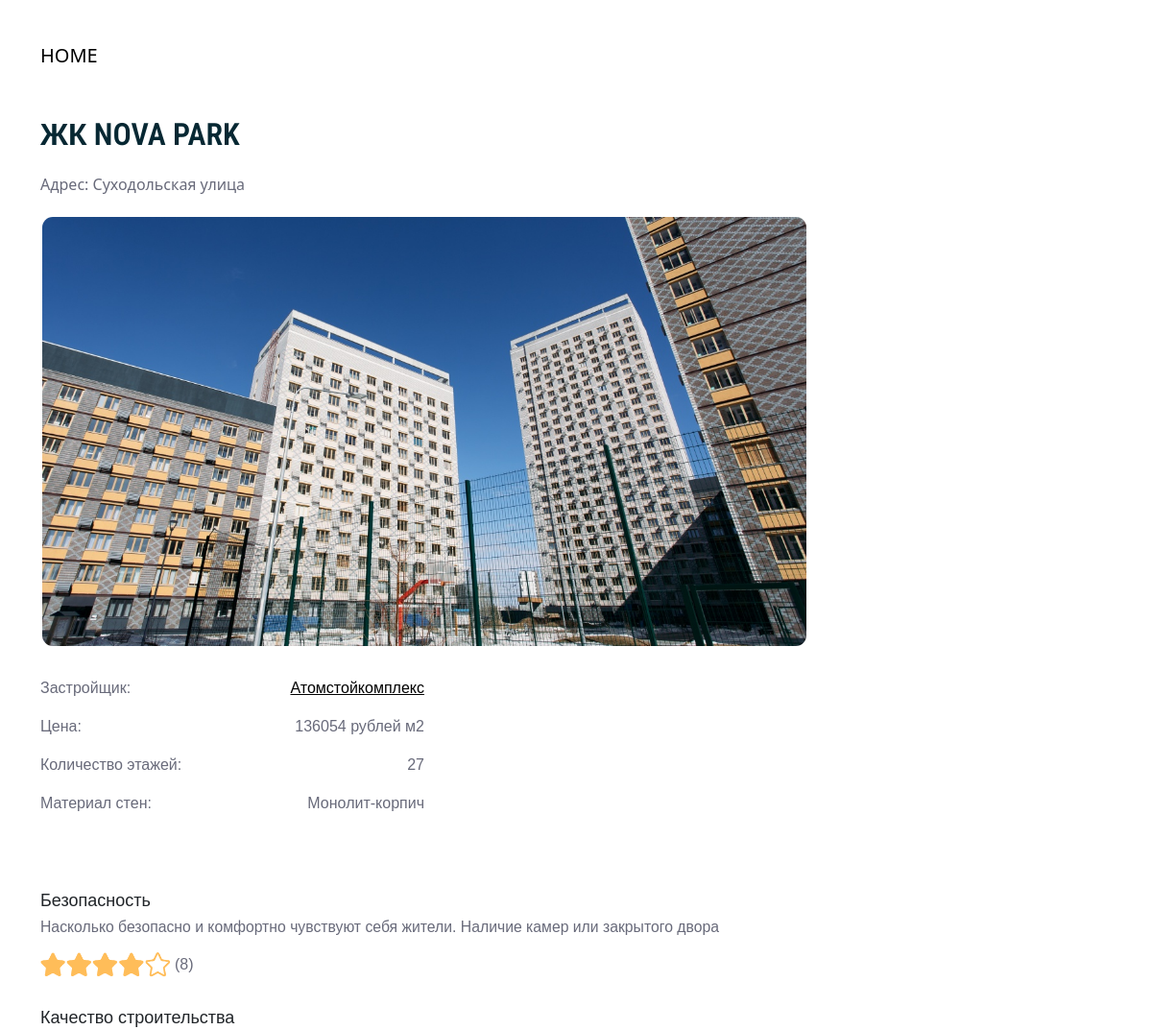
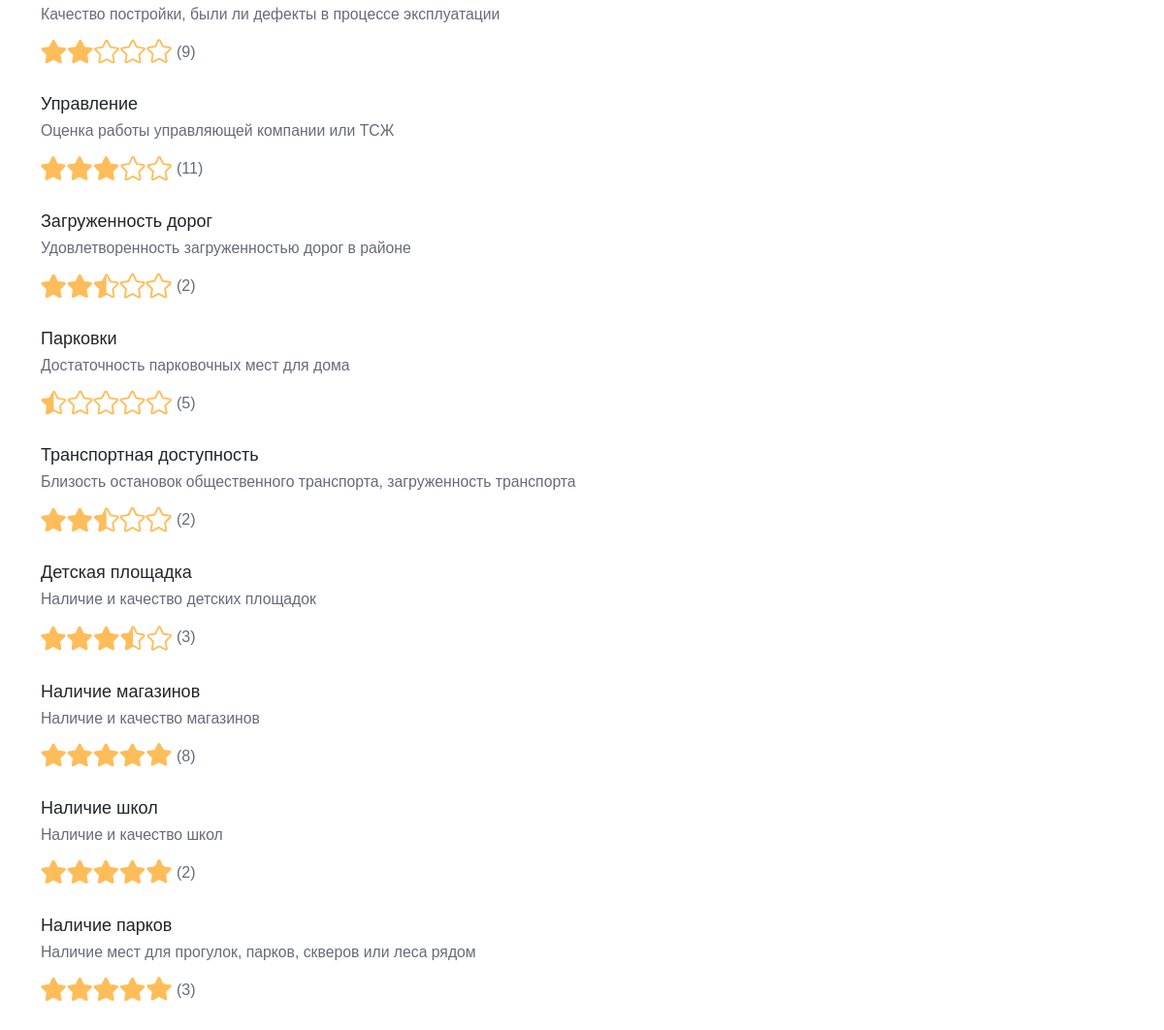
Page /complex/3 on the committed database (2 pictures, top to bottom).
### tables this page shows
CREATE TABLE "complex"
(
    id          INTEGER
        primary key autoincrement,
    title       TEXT not null,
    address     TEXT,
    price       INTEGER,
    total_floor text,
    company     integer
        references company,
    image       text,
    link        text,
    slug        text
, material text, year integer);

CREATE TABLE "company"
(
    company_id integer
        constraint company_pk
            primary key,
    name       text,
    logo       text
);

CREATE TABLE "complex_review"
(
    complex_review_id integer not null
        primary key autoincrement,
    complex_id        integer
        references complex
            on delete cascade,
    district          text,
    construction      text,
    administration    text,
    playground        text,
    transport         text,
    shop              text,
    school            text,
    park              text,
    roads             text,
    parking           text
, district_count integer, construction_count integer, administration_count integer, playground_count integer, transport_count integer, shop_count integer, school_count integer, park_count integer, roads_count integer, parking_count integer);

### app.py (the view)
@app.route('/complex/<int:complex_id>')
def complex(complex_id):
    complex = get_complex(complex_id)
    return render_template('post.html', complex=complex)

### app.py (called while the page is built)
def get_db_connection():
    conn = sqlite3.connect('database.db')
    conn.row_factory = sqlite3.Row
    return conn

def get_complex(complex_id):
    conn = get_db_connection()
    complex = conn.execute('SELECT * FROM complex INNER JOIN complex_review ON complex.id = complex_review.complex_id INNER JOIN company ON company.company_id = complex.company WHERE complex.id = ?',
                           (complex_id,)).fetchone()
    conn.close()
    if complex is None:
        abort(404)
    return complex

### templates/post.html (shortened to what this page needs)
<!doctype html>
<html lang="en">
<head>
    <link href="https://cdn.jsdelivr.net/npm/bootstrap@5.2.3/dist/css/bootstrap.min.css" rel="stylesheet"
>
    <link rel="stylesheet" href="/static/css.css">
</head>
<body>
<nav class="navbar navbar-expand-lg bg-light">
    <div class="container-fluid">
        <a class="navbar-brand" href="{{ url_for('index') }}">HOME</a>
    </div>
</nav>
<div class="container">
    <div class="header-info-block">
        <p class="header"> {{ complex['title'] }}</p>
        <p class="address"> Адрес: {{ complex['address'] }}</p>
    </div>
    <div class="mainWrapper">
        <div class="postWrapper">
            <img src="{{ complex['image'] }}" class="card-img" alt="...">
        </div>
        <div class="apartment-description">
            <div class="line" style="rgb(104, 106, 122);">
                <p>Застройщик:</p>
                <a href="{{ url_for('company', company_id=complex['company_id']) }}">
                    <p><u> {{ complex['name'] }}</u></p>
                </a>
            </div>
            <div class="line">
                <p> Цена:</p>
                <p>{{ complex['price'] }} рублей м2</p>
            </div>
            <div class="line">
                <p> Количество этажей:</p>
                <p> {{ complex['total_floor'] }}</p>
            </div>
            <div class="line">
                <p> Материал стен:</p>
                <p> {{ complex['material'] }}</p>
            </div>
        </div>
    </div>
    <div class="general-description">
        <div class="ratingDescription">
            <div class="left-wrapper">
                <div class="category"> Безопасность</div>
                <div class="memo"><small>Насколько безопасно и комфортно чувствуют себя жители. Наличие камер или закрытого двора</small></div>
                <div class="rating-wrapper">
                    <img src="{{ complex['district'] }}" class="rating-img" alt="...">
                    <div class="count">({{ complex['district_count'] }})</div>
                </div>
                <div class="category"> Качество строительства</div>
                <div class="memo"><small>Качество постройки, были ли дефекты в процессе эксплуатации </small></div>
                <div class="rating-wrapper">
                    <img src="{{ complex['construction'] }}" class="rating-img" alt="...">
                    <div class="count">({{ complex['construction_count'] }})</div>
                </div>
                <div class="category"> Управление </div>
                <div class="memo"><small>Оценка работы управляющей компании или ТСЖ</small></div>
                <div class="rating-wrapper">
                    <img src="{{ complex['administration'] }}" class="rating-img" alt="...">
                    <div class="count">({{ complex['administration_count'] }})</div>
                </div>
                <div class="category"> Загруженность дорог</div>
                <div class="memo"><small>Удовлетворенность загруженностью дорог в районе</small></div>
                <div class="rating-wrapper">
                    <img src="{{ complex['roads'] }}" class="rating-img" alt="...">
                    <div class="count">({{ complex['roads_count'] }})</div>
                </div>
                <div class="category"> Парковки</div>
                <div class="memo"><small>Достаточность парковочных мест для дома</small></div>
                <div class="rating-wrapper">
                    <img src="{{ complex['parking'] }}" class="rating-img" alt="...">
                    <div class="count">({{ complex['parking_count'] }})</div>
                </div>
            </div>
            <div class="right-wrapper">
                <div class="category"> Транспортная доступность</div>
                <div class="memo"><small>Близость остановок общественного транспорта, загруженность транспорта</small></div>
                <div class="rating-wrapper">
                    <img src="{{ complex['transport'] }}" class="rating-img" alt="...">
                    <div class="count">({{ complex['transport_count'] }})</div>
                </div>
                <div class="category"> Детская площадка</div>
                <div class="memo"><small>Наличие и качество детских площадок</small></div>
                <div class="rating-wrapper">
                    <img src="{{ complex['playground'] }}" class="rating-img" alt="...">
                    <div class="count">({{ complex['playground_count'] }})</div>
                </div>
                <div class="category"> Наличие магазинов</div>
                <div class="memo"><small>Наличие и качество магазинов</small></div>
                <div class="rating-wrapper">
                    <img src="{{ complex['shop'] }}" class="rating-img" alt="...">
                    <div class="count">({{ complex['shop_count'] }})</div>
                </div>
                <div class="category"> Наличие школ</div>
                <div class="memo"><small>Наличие и качество школ</small></div>
                <div class="rating-wrapper">
                    <img src="{{ complex['school'] }}" class="rating-img" alt="...">
                    <div class="count">({{ complex['school_count'] }})</div>
                </div>
                <div class="category"> Наличие парков</div>
                <div class="memo"><small>Наличие мест для прогулок, парков, скверов или леса рядом</small></div>
                <div class="rating-wrapper">
                    <img src="{{ complex['park'] }}" class="rating-img" alt="...">
                    <div class="count">({{ complex['park_count'] }})</div>
                </div>
            </div>
        </div>
    </div>
</div>
</body>
</html>

### static/css.css (style rules this page uses)
.navbar { margin: 30px; background-color: white !important; }
a { color: black !important; text-decoration: none !important; }
.address { font-size: 17px; color: gray; }
.mainWrapper { display: flex; flex-wrap: wrap; flex-direction: row; justify-content: flex-start; margin-top: 20px; }
.rating-img { width: 135px; }
.header { text-transform: uppercase; font-size: 32px; font-weight: 600; font-family: "Roboto Condensed", sans-serif; color: rgb(7, 40, 51); }
.address { color: rgb(104, 106, 122); font-size: 16px; }
.card-img { border: 2px solid #fff !important; border-radius: 13px; object-fit: cover; }
.line { display:flex; flex-direction: row; justify-content: space-between; }
.postWrapper { max-width: 800px; }
.general-description { margin-right: 20px; margin-top: 30px; font-family: "dinpro", sans-serif; padding-top: 30px; }
.ratingDescription { font-size: 18px; display: flex; justify-content: space-between; }
.left-wrapper { flex-basis: 500px; }
.right-wrapper { flex-basis: 500px; }
.apartment-description { display: flex; flex-direction: column; width: 400px; color: rgb(104, 106, 122); font-family: "dinpro", sans-serif; margin-left: 30px; }
.memo { color: rgb(104, 106, 122); font-family: "dinpro", sans-serif; }
.rating-wrapper { display: flex; margin-bottom: 25px; margin-top: 10px; color: rgb(104, 106, 122); font-family: "dinpro", sans-serif; }
.count { padding-top: 4px; padding-left: 5px; font-size: 16px; }
@media (max-width: 1400px) { .apartment-description { display: flex; flex-direction: column; width: 400px; color: rgb(104, 106, 122); font-family: "dinpro", sans-serif; margin-left: 0; margin-top: 30px; } }
@media (max-width: 1400px) { .ratingDescription { font-size: 18px; display: flex; flex-direction: column; } }
@media (max-width: 1400px) { .general-description { margin-right: 0; margin-top: 30px; } }

### rows in the picture
complex: title "ЖК NOVA PARK", address "Суходольская улица", image (picture), price "136054", total_floor "27", material "Монолит-корпич"
company: name "Атомстойкомплекс"
complex_review: district (picture), district_count "8", construction (picture), construction_count "9", administration (picture), administration_count "11", roads (picture), roads_count "2", parking (picture), parking_count "5", transport (picture), transport_count "2", playground (picture), playground_count "3", shop (picture), shop_count "8", school (picture), school_count "2", park (picture), park_count "3"
